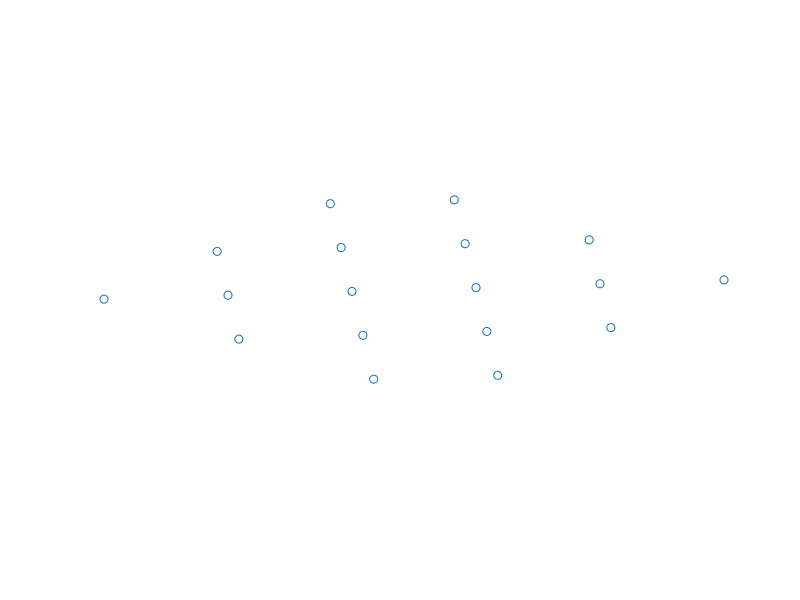

Source code (MATLAB): (Note: this script raises an error after producing the figure.)
%% Examples of Voronoi / Perpendicular Bisector (PEBI) grids
% In this script, we go through several examples of polyhedral grids in 3D.

%% Plot of Voronoi grid + pillars
[x,y] = meshgrid((0:2)*2*cos(pi/6),0:2);
x = [x(:); x(:)+cos(pi/6)];
y = [y(:); y(:)+sin(pi/6)];
a = [0 4.3 0 2.5 0 1.5];

clf
plot3(x,y,zeros(size(x)),'o'); view(40,30); axis tight off;
T = triangleGrid([x(:),y(:)]);
T.nodes.coords(:,3) = zeros(size(T.nodes.coords(:,1)));
plotGrid(T,'FaceColor','none'); view(40,30);
axis(a); axis equal tight off;
set(gca,'zdir','normal');

%%
G = pebi(T);
G.nodes.coords(:,3) = zeros(size(G.nodes.coords(:,1)));
plotGrid(G,'FaceColor','none','EdgeColor','r'); set(gca,'zdir','normal');

%%
newplot
plotGrid(G, 'FaceColor',[.9 .4 .4]); axis(a); axis off
hold on

G1 = G;
G1.nodes.coords(:,3) = 1.5;
G1.nodes.coords(:,1:2) = 0.925*G.nodes.coords(:,1:2);
plot3([G.nodes.coords(:,1) G1.nodes.coords(:,1)]', ...
   [G.nodes.coords(:,2) G1.nodes.coords(:,2)]', ...
   [G.nodes.coords(:,3) G1.nodes.coords(:,3)]', '-k','LineWidth',1);
set(gca,'zdir','normal'); view(40,30), 
axis(a), axis equal tight off

%%
G1 = G;
G1.nodes.coords(:,3) = 1;
G1.nodes.coords(:,1:2) = 0.95*G1.nodes.coords(:,1:2);
plotGrid(G1, 'FaceColor',[.4 .4 .9]); set(gca,'zdir','normal');
hold off

%% Make a good radial grid
newplot
P = [];
for r = exp(-3.5:0.25:0),
   [x,y,z] = cylinder(r,10); P = [P [x(1,:); y(1,:)]];          %#ok<AGROW>
end
P = unique(P','rows');
G = makeLayeredGrid(pebi(triangleGrid(P)), 5);
plotGrid(G,'FaceColor',[.8 .8 .8]); view(30,50), axis tight off

%% Make a grid draped over peaks
[x,y] = meshgrid((0:6)*2*cos(pi/6),0:7);
x = [x(:); x(:)+cos(pi/6)]; x=(x - mean(x(:)))/2;
y = [y(:); y(:)+sin(pi/6)]; y=(y - mean(y(:)))/2;
G = pebi(triangleGrid([x(:),y(:)]));
G.nodes.coords(:,3) = -peaks(G.nodes.coords(:,1),G.nodes.coords(:,2));
clf,
plotGrid(G); view(25,50), axis tight off

%{
Copyright 2009-2026 SINTEF Digital, Mathematics & Cybernetics.

This file is part of The MATLAB Reservoir Simulation Toolbox (MRST).

MRST is free software: you can redistribute it and/or modify
it under the terms of the GNU General Public License as published by
the Free Software Foundation, either version 3 of the License, or
(at your option) any later version.

MRST is distributed in the hope that it will be useful,
but WITHOUT ANY WARRANTY; without even the implied warranty of
MERCHANTABILITY or FITNESS FOR A PARTICULAR PURPOSE.  See the
GNU General Public License for more details.

You should have received a copy of the GNU General Public License
along with MRST.  If not, see <http://www.gnu.org/licenses/>.
%}
